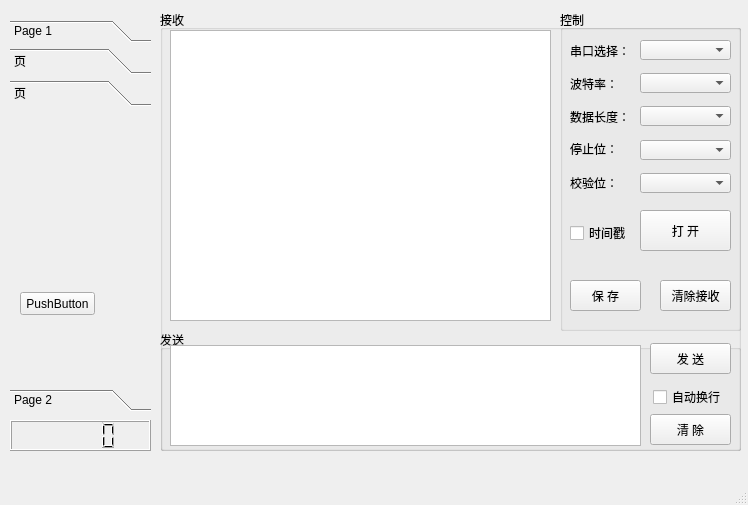
<?xml version="1.0" encoding="UTF-8"?>
<ui version="4.0">
 <class>MainWindow</class>
 <widget class="QMainWindow" name="MainWindow">
  <property name="geometry">
   <rect>
    <x>0</x>
    <y>0</y>
    <width>748</width>
    <height>505</height>
   </rect>
  </property>
  <property name="windowTitle">
   <string>MainWindow</string>
  </property>
  <widget class="QWidget" name="centralWidget">
   <widget class="QGroupBox" name="groupBox_2">
    <property name="geometry">
     <rect>
      <x>160</x>
      <y>10</y>
      <width>581</width>
      <height>441</height>
     </rect>
    </property>
    <property name="title">
     <string>接收</string>
    </property>
    <widget class="QTextEdit" name="textEdit_2">
     <property name="geometry">
      <rect>
       <x>10</x>
       <y>20</y>
       <width>381</width>
       <height>291</height>
      </rect>
     </property>
    </widget>
    <widget class="QGroupBox" name="groupBox">
     <property name="geometry">
      <rect>
       <x>400</x>
       <y>0</y>
       <width>181</width>
       <height>321</height>
      </rect>
     </property>
     <property name="title">
      <string>控制</string>
     </property>
     <widget class="QLabel" name="label_6">
      <property name="geometry">
       <rect>
        <x>10</x>
        <y>165</y>
        <width>48</width>
        <height>16</height>
       </rect>
      </property>
      <property name="text">
       <string>校验位：</string>
      </property>
     </widget>
     <widget class="QComboBox" name="comboBox">
      <property name="geometry">
       <rect>
        <x>80</x>
        <y>30</y>
        <width>91</width>
        <height>20</height>
       </rect>
      </property>
     </widget>
     <widget class="QComboBox" name="comboBox_2">
      <property name="geometry">
       <rect>
        <x>80</x>
        <y>63</y>
        <width>91</width>
        <height>20</height>
       </rect>
      </property>
     </widget>
     <widget class="QPushButton" name="pushButton">
      <property name="geometry">
       <rect>
        <x>80</x>
        <y>200</y>
        <width>91</width>
        <height>41</height>
       </rect>
      </property>
      <property name="text">
       <string>打 开</string>
      </property>
     </widget>
     <widget class="QLabel" name="label_5">
      <property name="geometry">
       <rect>
        <x>10</x>
        <y>131</y>
        <width>48</width>
        <height>16</height>
       </rect>
      </property>
      <property name="text">
       <string>停止位：</string>
      </property>
     </widget>
     <widget class="QComboBox" name="comboBox_5">
      <property name="geometry">
       <rect>
        <x>80</x>
        <y>163</y>
        <width>91</width>
        <height>20</height>
       </rect>
      </property>
     </widget>
     <widget class="QComboBox" name="comboBox_3">
      <property name="geometry">
       <rect>
        <x>80</x>
        <y>96</y>
        <width>91</width>
        <height>20</height>
       </rect>
      </property>
     </widget>
     <widget class="QLabel" name="label_2">
      <property name="geometry">
       <rect>
        <x>10</x>
        <y>33</y>
        <width>60</width>
        <height>16</height>
       </rect>
      </property>
      <property name="text">
       <string>串口选择：</string>
      </property>
     </widget>
     <widget class="QComboBox" name="comboBox_4">
      <property name="geometry">
       <rect>
        <x>80</x>
        <y>130</y>
        <width>91</width>
        <height>20</height>
       </rect>
      </property>
     </widget>
     <widget class="QLabel" name="label_4">
      <property name="geometry">
       <rect>
        <x>10</x>
        <y>99</y>
        <width>60</width>
        <height>16</height>
       </rect>
      </property>
      <property name="text">
       <string>数据长度：</string>
      </property>
     </widget>
     <widget class="QLabel" name="label_3">
      <property name="geometry">
       <rect>
        <x>10</x>
        <y>66</y>
        <width>48</width>
        <height>16</height>
       </rect>
      </property>
      <property name="text">
       <string>波特率：</string>
      </property>
     </widget>
     <widget class="QCheckBox" name="checkBox_2">
      <property name="geometry">
       <rect>
        <x>10</x>
        <y>215</y>
        <width>61</width>
        <height>16</height>
       </rect>
      </property>
      <property name="text">
       <string>时间戳</string>
      </property>
     </widget>
     <widget class="QPushButton" name="pushButton_4">
      <property name="geometry">
       <rect>
        <x>100</x>
        <y>270</y>
        <width>71</width>
        <height>31</height>
       </rect>
      </property>
      <property name="text">
       <string>清除接收</string>
      </property>
     </widget>
     <widget class="QPushButton" name="pushButton_5">
      <property name="geometry">
       <rect>
        <x>10</x>
        <y>270</y>
        <width>71</width>
        <height>31</height>
       </rect>
      </property>
      <property name="text">
       <string>保 存</string>
      </property>
     </widget>
    </widget>
    <widget class="QGroupBox" name="groupBox_3">
     <property name="geometry">
      <rect>
       <x>0</x>
       <y>320</y>
       <width>581</width>
       <height>121</height>
      </rect>
     </property>
     <property name="title">
      <string>发送</string>
     </property>
     <widget class="QPushButton" name="pushButton_2">
      <property name="geometry">
       <rect>
        <x>490</x>
        <y>13</y>
        <width>81</width>
        <height>31</height>
       </rect>
      </property>
      <property name="text">
       <string>发 送</string>
      </property>
     </widget>
     <widget class="QTextEdit" name="textEdit">
      <property name="geometry">
       <rect>
        <x>10</x>
        <y>15</y>
        <width>471</width>
        <height>101</height>
       </rect>
      </property>
     </widget>
     <widget class="QPushButton" name="pushButton_3">
      <property name="geometry">
       <rect>
        <x>490</x>
        <y>84</y>
        <width>81</width>
        <height>31</height>
       </rect>
      </property>
      <property name="text">
       <string>清 除</string>
      </property>
     </widget>
     <widget class="QCheckBox" name="checkBox">
      <property name="geometry">
       <rect>
        <x>493</x>
        <y>59</y>
        <width>71</width>
        <height>16</height>
       </rect>
      </property>
      <property name="text">
       <string>自动换行</string>
      </property>
     </widget>
    </widget>
   </widget>
   <widget class="QToolBox" name="toolBox">
    <property name="geometry">
     <rect>
      <x>10</x>
      <y>20</y>
      <width>141</width>
      <height>391</height>
     </rect>
    </property>
    <property name="styleSheet">
     <string notr="true"/>
    </property>
    <property name="currentIndex">
     <number>2</number>
    </property>
    <widget class="QWidget" name="page">
     <property name="geometry">
      <rect>
       <x>0</x>
       <y>0</y>
       <width>141</width>
       <height>287</height>
      </rect>
     </property>
     <attribute name="label">
      <string>Page 1</string>
     </attribute>
    </widget>
    <widget class="QWidget" name="page_4">
     <property name="geometry">
      <rect>
       <x>0</x>
       <y>0</y>
       <width>141</width>
       <height>287</height>
      </rect>
     </property>
     <attribute name="label">
      <string>页</string>
     </attribute>
    </widget>
    <widget class="QWidget" name="page_3">
     <property name="geometry">
      <rect>
       <x>0</x>
       <y>0</y>
       <width>141</width>
       <height>287</height>
      </rect>
     </property>
     <attribute name="label">
      <string>页</string>
     </attribute>
     <widget class="QPushButton" name="pushButton_6">
      <property name="geometry">
       <rect>
        <x>10</x>
        <y>180</y>
        <width>75</width>
        <height>23</height>
       </rect>
      </property>
      <property name="text">
       <string>PushButton</string>
      </property>
     </widget>
    </widget>
    <widget class="QWidget" name="page_2">
     <property name="geometry">
      <rect>
       <x>0</x>
       <y>0</y>
       <width>141</width>
       <height>287</height>
      </rect>
     </property>
     <attribute name="label">
      <string>Page 2</string>
     </attribute>
    </widget>
   </widget>
   <widget class="QLCDNumber" name="lcdNumber">
    <property name="geometry">
     <rect>
      <x>10</x>
      <y>420</y>
      <width>141</width>
      <height>31</height>
     </rect>
    </property>
    <property name="font">
     <font>
      <family>Arial</family>
      <pointsize>12</pointsize>
      <weight>75</weight>
      <bold>true</bold>
     </font>
    </property>
   </widget>
  </widget>
  <widget class="QMenuBar" name="menuBar">
   <property name="geometry">
    <rect>
     <x>0</x>
     <y>0</y>
     <width>748</width>
     <height>23</height>
    </rect>
   </property>
  </widget>
  <widget class="QStatusBar" name="statusBar"/>
  <action name="action88">
   <property name="text">
    <string>88</string>
   </property>
  </action>
  <action name="action99">
   <property name="text">
    <string>99</string>
   </property>
  </action>
 </widget>
 <layoutdefault spacing="6" margin="11"/>
 <resources/>
 <connections/>
</ui>
